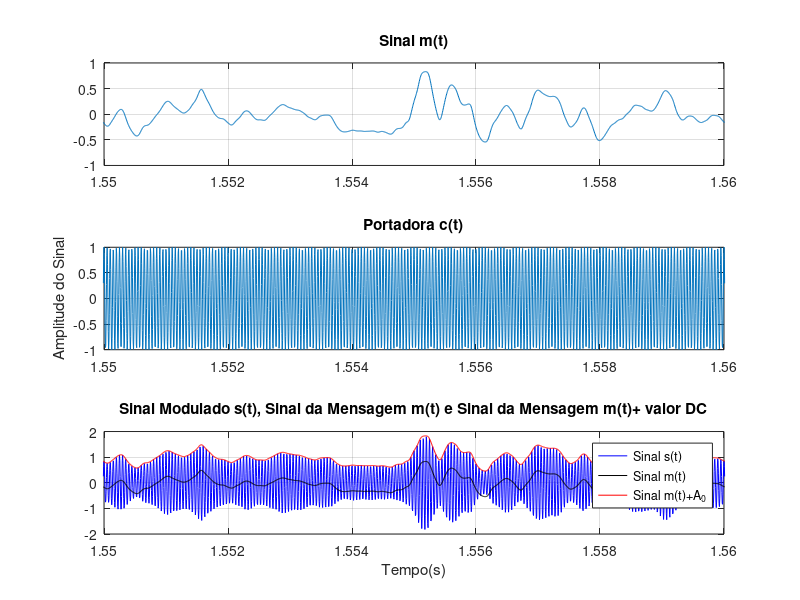
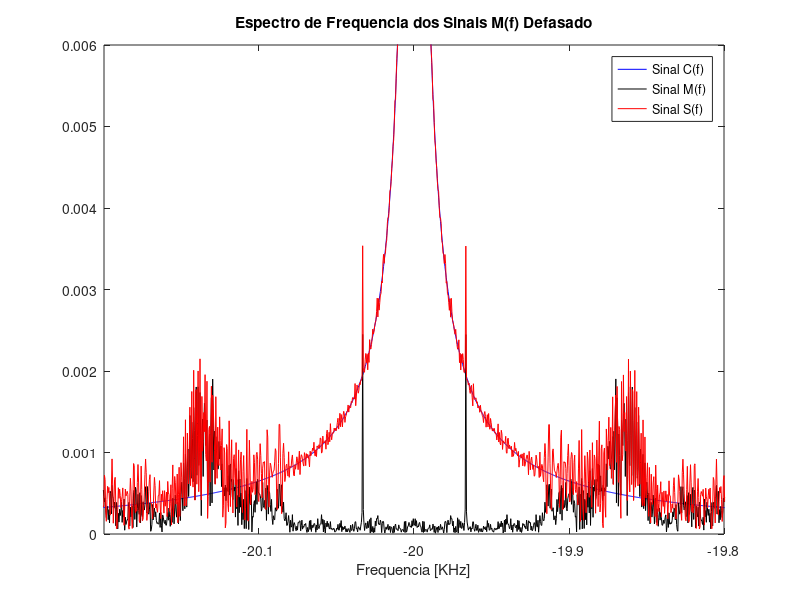
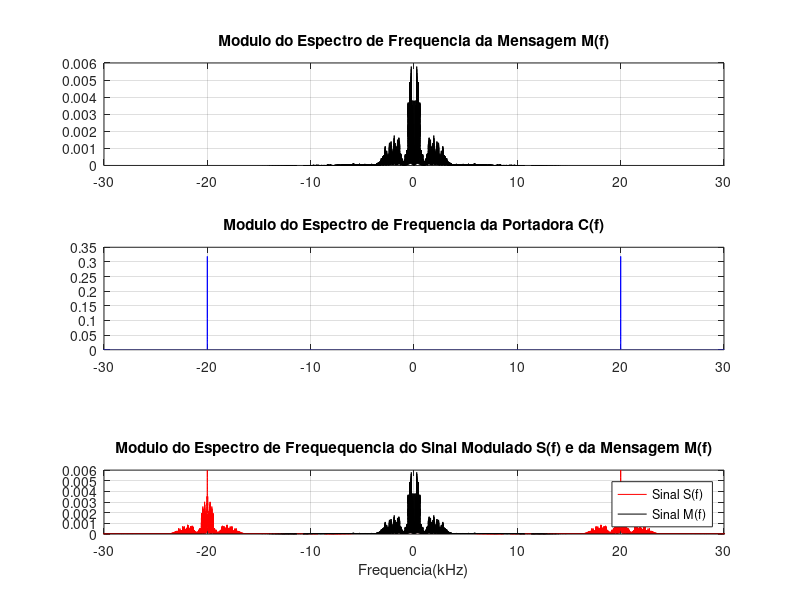
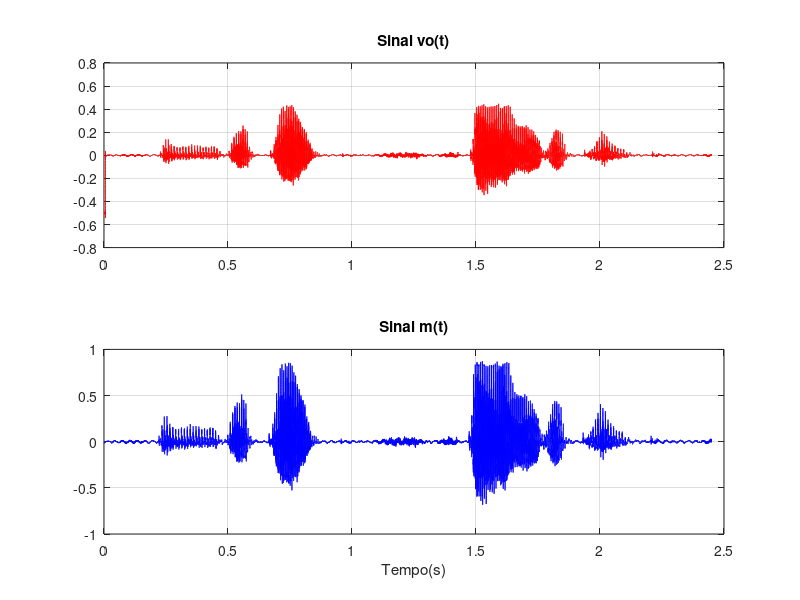

The MATLAB script that drew these images, in order:
%%

%% Informacoes do relatorio
% * *Nome dos Alunos: Andre Luis Maldonado Daniel e Erasmo Costa*
% * *Curso: LT37C - Fundamentos de Comunicacao*
%
% * *Relatorio de modulacao*
%
% O relatorio da modulacao  deve conter:
%
% * Modulacao e demodulacao;
% * Apresentar de forma legivel as formas de onda da mensagem, da
% portadora, e da Modulacao, no dominio do tempo e no dominio da
% frequencia;
% * Explicar no relatorio cada forma de onda;

%% EXERCICIO 1 - MODULACAO
% Para que haja uma boa modulacao a frequencia da portadora deve ser maior que a banda
% do Sinal, ao vizualizar a figura 3 e possivel comprovar que a mensagem
% nao chega a $10Khz$ sendo assim, a frequencia da portadora sendo $20KHz$ supre o necessario.
% Para que nao ocorra perca de informacao $A_0$ deve ser escolhido para que o minimo valor 
% do Sinal, quando somado a $A_0$ seja maior que 0. A funcao _min_ nos garante que $A_0$ foi
% escolhido corretamente, pois ela retorna o valor de -0.68.

% Limpar e fechar tudo
clc; %limpa a janela de comandos
clear; %limpa as variaveis e funcoes da memoria 
close all; %fecha as janelas abertas de figuras 

% Arquivo de audio da mensagem
load sound.mat %carrega o arquivo 'sound.mat' para o Workspace
Vminimo = min(m); %'Vminimo' recebe o menor componente de 'm'

% Reproducao do arquivo sound
sound(m,fs) %reproduz o Sinal do vetor 'm', com frequencia de amostragem 'fs'

% Tamanho do vetor da mensagem
N = length(m); %'N' recebe o tamanho do vetor 'm' (432008)

% Periodo de amostragem de m
T = 1/fs; %'T' recebe o valor do periodo de amostragem (5.668934240362812e-06)

% Vetor de tempo
t = (0:N-1)*T; %'t' recebe o vetor de tempo

% Frequencia da portadora em Hz
fc = 20e3; %'fc' recebe o valor da frequencia da portadora em Hz (20kHz)

% Valor DC
A0 = 1; %A0 recebe o valor DC 1

% Portadora
c = cos(2*pi*fc*t); %'c' recebe a portadora

% Modulando o Sinal
s=(A0+m).*c; %'s' recebe o sinal modulado

%%%  Plot dos sinais no tempo
%
% Na figura 1 sao mostrados os sinais da mensagem, portadora e o Sinal modulado
% $s = (A_0.+m)*c$, no terceiro grafico da figura 1 e apresentado o Sinal modulado em azul
% ao adicionarmos um valor DC de $A_0$ ao Sinal da mensagem e possivel ver o envelope
% no Sinal modulado.

figure(1); %cria uma janela de figura

% *Plot do Sinal de audio m(t)* 
subplot(3,1,1); %divide a janela de figura em 3x1 e seleciona a primeira parte para o plot atual
plot(t,m); %plota 'm' versus 't'
xlim([1.55 1.56]); %define os limites do eixo X em 1,55 e 1,56
title('Sinal m(t)'); %define o nome do grafico como 'Sinal m(t)'
grid on; %construcao das linhas de grade

% *Plot da portadora c(t)* 
subplot(3,1,2); %divide a janela de figura em 3x1 e seleciona a segunda parte para o plot atual
plot(t,c); %plota 'c' versus 't'
xlim([1.55 1.56]); %define os limites do eixo X em 1,55 e 1,56
title('Portadora c(t)'); %define o nome do grafico como 'Portadora c(t)'
ylabel('Amplitude do Sinal'); %define o nome do eixo Y como 'Amplitude do Sinal'
grid on; %construcao das linhas de grade

% *Plot do Sinal modulado s(t) e do Sinal de audio m(t)* 
subplot(3,1,3); %divide a janela de figura em 3x1 e seleciona a terceira parte para o plot atual
plot(t,s,'b',t,m,'k',t,A0+m,'r'); %plota 's' versus 't' em azul, 'm' versus 't' em preto e 'A0+m' versus 't' em vermelho
xlim([1.55 1.56]); %define os limites do eixo X em 1,55 e 1,56
title('Sinal Modulado s(t), Sinal da Mensagem m(t) e Sinal da Mensagem m(t)+ valor DC'); %define o nome do grafico como 'Sinal Modulado s(t), Sinal da Mensagem m(t) e Sinal da Mensagem m(t)+ valor DC'
legend('Sinal s(t)', 'Sinal m(t)', 'Sinal m(t)+A_0'); %cria a legenda ('Sinal s(t)', 'Sinal m(t)', 'Sinal m(t)+A_0') para este plot
xlabel('Tempo(s)'); %define o nome do eixo X como 'Tempo(s)'
grid on; %construcao das linhas de grade

% FFT dos sinais m(t), c(t) e s(t)
M = abs(fftshift(fft(m)))/N; %'M' recebe o absoluto da FFT do Sinal de audio m(t)
C = abs(fftshift(fft(c)))/N; %'C' recebe o absoluto da FFT da portadora c(t)
S = abs(fftshift(fft(s)))/N; %'S' recebe o absoluto da FFT do Sinal modulado s(t)

% Vetor de frequencias
f = linspace(-fs/2,fs/2,N); %'f' recebe um vetor de 'N' pontos gerados entre '-fs/2' e 'fs/2'

% Sinal da mensagem defasado
j = m.*cos(2*pi*fc*t); %'j' recebe o sinal da mensagem 'm', defasada em 20 kHz
J = abs(fftshift(fft(j)))/N; %'J' recebe o absoluto da FFT do sinal j(t)

%%% Plot das FFT's
%
% Na figura 2 e apresentado os espectros e frequencia da portadora, do Sinal modulado e
% do Sinal da mensagem, atraves de uma multiplicacao com um cosseno a origem da mensagem M
% foi defasado para coincidir com 20 KHz a fim de ter uma melhor vizualicao sendo possivel
% ver na imagem que a modulacao foi feita corretamente, pois temos no Sinal s as tres frequencias, 
% as duas frequencias laterais $f_c+f_m$ e $f_c-f_m$ e a frequencia da portadora $f_c$

figure(2); %cria uma janela de figura

% *Plot dos sinais S(f) C(f) e M(f) [defasado para ficar centrado em 20KHz]*
plot(f/1000, C, 'b', f/1000, J, 'k', f/1000, S, 'r'); %plota 'C' versus 'f/1000' em azul, 'C' versus 'f/1000' em preto e 'S' versus 'f/1000' em vermelho
xlim([-20.2 -19.8]);  %define os limites do eixo X em -20,2 e -19,8
ylim([0 0.006]);  %define os limites do eixo Y em 0 e 0,006
title('Espectro de Frequencia dos Sinais M(f) Defasado'); %define o nome do grafico como 'Espectro de Frequencia dos sinais M(f) defasado'
legend('Sinal C(f)', 'Sinal M(f)', 'Sinal S(f)'); %cria a legenda ('Sinal C(f)', 'Sinal M(f)', 'Sinal S(f)') para este plot
xlabel('Frequencia [KHz]'); %define o nome do eixo X como 'Frequencia [KHz]'

% *Plot do Modulo do Espectro de Frequencia da Mensagem M(f)*
figure(3); %cria uma janela de figura

subplot(3,1,1); %divide a janela de figura em 3x1 e seleciona a primeira parte para o plot atual
plot(f/1000,M, 'k'); %plota 'M' versus 'f/1000' em preto
xlim([-30 30]); %define os limites do eixo X em -30 e 30
title('Modulo do Espectro de Frequencia da Mensagem M(f)'); %define o nome do grafico como 'Modulo do Espectro de Frequencia da Mensagem M(f)'
grid on; %construcao das linhas de grade

% *Plot do Modulo do Espectro de Frequencia da Portadora C(f)|*
subplot(3,1,2); %divide a janela de figura em 3x1 e seleciona a segunda parte para o plot atual
plot(f/1000,C, 'b'); %plota 'C' versus 'f/1000'
xlim([-30 30]); %define os limites do eixo X em -30 e 30
title('Modulo do Espectro de Frequencia da Portadora C(f)'); %define o nome do grafico como 'Modulo do Espectro de Frequencia da Portadora C(f)'
grid on; %construcao das linhas de grade

% *Plot do Modulo do Espectro de Frequequencia do Sinal Modulado S(f)*
subplot(3,1,3); %divide a janela de figura em 3x1 e seleciona a terceira parte para o plot atual
plot(f/1000,S, 'b'); %plota 'C' versus 'f/1000' em azul
xlim([-30 30]); %define os limites do eixo X em -30 e 30
ylim([0 0.006]); %define os limites do eixo Y em -0 e 0,006
title('Modulo do Espectro de Frequequencia do Sinal Modulado S(f)'); %define o nome do grafico como 'Modulo do Espectro de Frequequencia do Sinal Modulado S(f)'
grid on; %construcao das linhas de grade

% *Plot da FFT do Sinal modulado |S(f)| e do Sinal de audio |M(f)|*
subplot(4,1,4); %divide a janela de figura em 3x1 e seleciona a teceira parte para o plot atual
plot(f/1000,S,'r', f/1000,M,'k'); %plota 'S' versus 'f/1000' em vermelho e 'M' versus 'f/1000' em preto
xlim([-30 30]); %define os limites do eixo X em -30 e 30
ylim([0 0.006]); %define os limites do eixo Y em -0 e 0,006
title('Modulo do Espectro de Frequequencia do Sinal Modulado S(f) e da Mensagem M(f)'); %define o nome do grafico como 'Modulo do Espectro de Frequequencia do Sinal Modulado S(f) e da Mensagem M(f)'
legend('Sinal S(f)', 'Sinal M(f)'); %cria a legenda ('Sinal S(f)', 'Sinal M(f))') para este plot
xlabel('Frequencia(kHz)'); %define o nome do eixo X como 'Frequencia(kHz)'
grid on; %construcao das linhas de grade

%% EXERCICIO 2 - DEMODULACAO
% Na figura 4 e possivel ver o sinal de saida do filtro vo(t), com amplitude sendo metade do sinal da mensagem m(t)

% Demodulacao do Sinal
v = s.*c; %'v' recebe o Sinal demodulador

% Gerando filtro passa-baixa
fcorte = 6e3/(fs/2); %fcorte recebe (0.068027210884354 Hz)
h = fir1(2e3,fcorte); %'h' recebe um filtro digital FIR passa-baixas de ordem 2000 e frequencia de corte fcorte (0.068027210884354 Hz)
[H,fh] = freqz(h,1,N/2+1,fs/1e3); %[H,fh] recebe a resposta do filtro 
H = abs(H); %'H' recebe o modulo de 'H'
vo = filter(h,1,v); %vo recebe 'v' filtrado, com filtro descrito por 'h' e '1'
vo = vo-0.5; % removendo a componente DC do sinal

% FFT de v(t) e vo(t)
V = abs(fftshift(fft(v)))/N; %V recebe a FFT do Sinal demodulador v(t)
Vo = abs(fftshift(fft(vo)))/N; %Vo recebe a FFT do Sinal filtrado vo(t)

figure(4); %cria uma janela de figura

% *Plot do Sinal vo(t)*
subplot(2,1,1);  %divide a janela de figura em 2x1 e seleciona a primeira parte para o plot atual
plot(t,vo, 'r'); %plota 'vo' versus 't' em vermelho
title('Sinal vo(t)'); %define o nome do grafico como 'Sinal vo(t)'
grid on; %construcao das linhas de grade

% *Plot do Sinal m(t)*
subplot(2,1,2); %divide a janela de figura em 2x1 e seleciona a segunda parte para o plot atual
plot(t,m, 'b'); %plota 'm' versus 't' em azul
title('Sinal m(t)');  %define o nome do grafico como 'Sinal m(t)'
xlabel('Tempo(s)'); %define o nome do eixo X como 'Tempo(s)'
grid on; %construcao das linhas de grade

figure(5); %cria uma janela de figura

% *Plot do Modulo do Espectro de Frequequencia do Sinal Modulado S(f)*
subplot(4,1,1); %divide a janela de figura em 4x1 e seleciona a primeira parte para o plot atual
plot((f/1000),S); %plota 'S' versus 'f/1000'
title('Modulo do Espectro de Frequequencia do Sinal Modulado S(f)'); %define o nome do grafico como 'Modulo do Espectro de Frequequencia do Sinal Modulado S(f)' 
ylim([0 3e-3]) %define os limites do eixo y em 0 e 0,003
xlim([0 50]); %define os limites do eixo X em 0 e 50
grid on; %construcao das linhas de grade

% *Plot do Modulo do Espectro de Frequequencia do Sinal V(f)*
subplot(4,1,2); %divide a janela de figura em 4x1 e seleciona a segunda parte para o plot atual
plot(f/1000,V); %plota 'V' versus 'f/1000'
title('Modulo do Espectro de Frequequencia do Sinal V(f)'); %define o nome do grafico como 'Modulo do Espectro de Frequequencia do Sinal V(f)'
ylim([0 3e-3]); %define os limites do eixo y em 0 e 0,003
xlim([0 50]); %define os limites do eixo X em 0 e 50
grid on; %construcao das linhas de grade

% *Plot do Modulo do Espectro de Frequequencia do Filtro H(f)*
subplot(4,1,3); %divide a janela de figura em 4x1 e seleciona a teceira parte para o plot atual
plot(fh,H); %plota 'H' versus 'fh'
title('Modulo do Espectro de Frequequencia do Filtro H(f)'); %define o nome do grafico como 'Modulo do Espectro de Frequequencia do Filtro H(f)' 
grid on; %construcao das linhas de grade

% *Plot do Modulo do Espectro de Frequequencia do Sinal Recuperado |Vo(f)|*
subplot(4,1,4); %divide a janela de figura em 4x1 e seleciona a quarta parte para o plot atual
plot(f/1000,Vo); %plota 'Vo' versus 'f/1000'
title('Modulo do Espectro de Frequequencia do Sinal Recuperado |Vo(f)|'); %define o nome do grafico como 'Modulo do Espectro de Frequequencia do Sinal Recuperado |Vo(f)|'
xlabel('Frequencia(kHz)'); %define o nome do eixo X como 'Frequencia(kHz)'
ylim([0 3e-3]); %define os limites do eixo y em 0 e 0,003
xlim([0 50]); %define os limites do eixo X em 0 e 50
grid on; %construcao das linhas de grade

sound(m,fs); %reproduz o Sinal do vetor 'm', com frequencia de amostragem 'fs'
sound(vo,fs); %reproduz o Sinal do vetor 'vo', com frequencia de amostragem 'fs